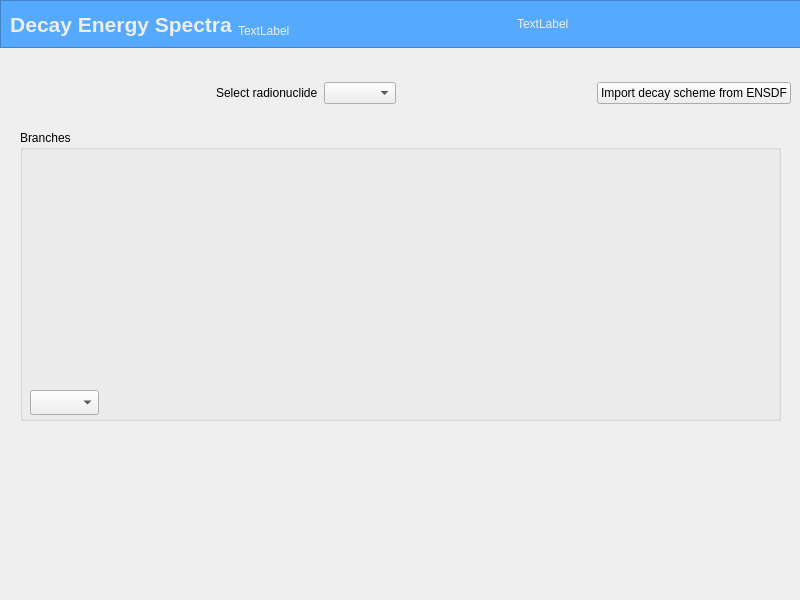
<?xml version="1.0" encoding="UTF-8"?>
<ui version="4.0">
 <class>MainWindow</class>
 <widget class="QMainWindow" name="MainWindow">
  <property name="geometry">
   <rect>
    <x>0</x>
    <y>0</y>
    <width>800</width>
    <height>600</height>
   </rect>
  </property>
  <property name="windowTitle">
   <string>MainWindow</string>
  </property>
  <widget class="QWidget" name="centralwidget">
   <widget class="QFrame" name="frame_top">
    <property name="geometry">
     <rect>
      <x>0</x>
      <y>0</y>
      <width>801</width>
      <height>48</height>
     </rect>
    </property>
    <property name="styleSheet">
     <string notr="true">background-color: rgb(85, 170, 255);
color: rgb(238, 238, 238)
</string>
    </property>
    <property name="frameShape">
     <enum>QFrame::StyledPanel</enum>
    </property>
    <property name="frameShadow">
     <enum>QFrame::Raised</enum>
    </property>
    <layout class="QGridLayout" name="gridLayout">
     <item row="0" column="2">
      <spacer name="horizontalSpacer_2">
       <property name="orientation">
        <enum>Qt::Horizontal</enum>
       </property>
       <property name="sizeHint" stdset="0">
        <size>
         <width>40</width>
         <height>20</height>
        </size>
       </property>
      </spacer>
     </item>
     <item row="0" column="4">
      <spacer name="horizontalSpacer">
       <property name="orientation">
        <enum>Qt::Horizontal</enum>
       </property>
       <property name="sizeHint" stdset="0">
        <size>
         <width>40</width>
         <height>20</height>
        </size>
       </property>
      </spacer>
     </item>
     <item row="0" column="3">
      <widget class="QLabel" name="label_currentDate">
       <property name="text">
        <string>TextLabel</string>
       </property>
      </widget>
     </item>
     <item row="0" column="1">
      <widget class="QLabel" name="label_versionApp">
       <property name="text">
        <string>TextLabel</string>
       </property>
       <property name="alignment">
        <set>Qt::AlignBottom|Qt::AlignLeading|Qt::AlignLeft</set>
       </property>
      </widget>
     </item>
     <item row="0" column="0">
      <widget class="QLabel" name="label_titleApp">
       <property name="sizePolicy">
        <sizepolicy hsizetype="Expanding" vsizetype="Preferred">
         <horstretch>0</horstretch>
         <verstretch>0</verstretch>
        </sizepolicy>
       </property>
       <property name="font">
        <font>
         <pointsize>16</pointsize>
         <bold>true</bold>
        </font>
       </property>
       <property name="text">
        <string>Decay Energy Spectra</string>
       </property>
       <property name="alignment">
        <set>Qt::AlignCenter</set>
       </property>
      </widget>
     </item>
    </layout>
   </widget>
   <widget class="QGroupBox" name="groupBox">
    <property name="geometry">
     <rect>
      <x>20</x>
      <y>130</y>
      <width>761</width>
      <height>291</height>
     </rect>
    </property>
    <property name="title">
     <string>Branches</string>
    </property>
    <widget class="QComboBox" name="comboBox_2">
     <property name="geometry">
      <rect>
       <x>10</x>
       <y>260</y>
       <width>69</width>
       <height>25</height>
      </rect>
     </property>
     <property name="minimumSize">
      <size>
       <width>0</width>
       <height>25</height>
      </size>
     </property>
    </widget>
    <widget class="QPushButton" name="pushButton_2">
     <property name="geometry">
      <rect>
       <x>90</x>
       <y>260</y>
       <width>41</width>
       <height>21</height>
      </rect>
     </property>
     <property name="toolTip">
      <string>More deatails</string>
     </property>
     <property name="statusTip">
      <string>More deatails</string>
     </property>
     <property name="whatsThis">
      <string>More deatails</string>
     </property>
     <property name="text">
      <string/>
     </property>
     <property name="icon">
      <iconset resource="resources.qrc">
       <normaloff>:/Images/more_details.png</normaloff>:/Images/more_details.png</iconset>
     </property>
     <property name="iconSize">
      <size>
       <width>25</width>
       <height>25</height>
      </size>
     </property>
     <property name="flat">
      <bool>true</bool>
     </property>
    </widget>
   </widget>
   <widget class="QWidget" name="layoutWidget">
    <property name="geometry">
     <rect>
      <x>20</x>
      <y>80</y>
      <width>771</width>
      <height>26</height>
     </rect>
    </property>
    <layout class="QHBoxLayout" name="horizontalLayout">
     <item>
      <spacer name="horizontalSpacer_3">
       <property name="orientation">
        <enum>Qt::Horizontal</enum>
       </property>
       <property name="sizeHint" stdset="0">
        <size>
         <width>40</width>
         <height>20</height>
        </size>
       </property>
      </spacer>
     </item>
     <item>
      <widget class="QLabel" name="label">
       <property name="text">
        <string>Select radionuclide</string>
       </property>
      </widget>
     </item>
     <item>
      <widget class="QComboBox" name="comboBox"/>
     </item>
     <item>
      <spacer name="horizontalSpacer_4">
       <property name="orientation">
        <enum>Qt::Horizontal</enum>
       </property>
       <property name="sizeHint" stdset="0">
        <size>
         <width>40</width>
         <height>20</height>
        </size>
       </property>
      </spacer>
     </item>
     <item>
      <widget class="QPushButton" name="pushButton">
       <property name="text">
        <string>Import decay scheme from ENSDF</string>
       </property>
      </widget>
     </item>
    </layout>
   </widget>
  </widget>
 </widget>
 <resources>
  <include location="resources.qrc"/>
 </resources>
 <connections/>
</ui>
